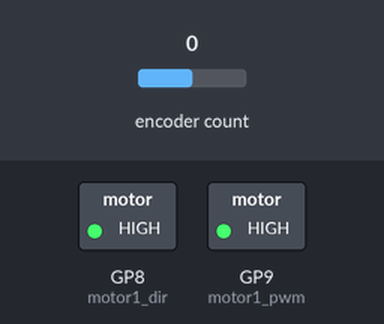
The program below on a simulated Raspberry Pi Pico running MicroPython. Shown: switched loads named in the program (green lamp = pin HIGH). Dashed ring = blinking. The inputs (shaded band) are chosen by the test bench; at power-on: encoder count 0. What the program prints to the serial console is not drawn.

Above: at 0.5 s.
Timing chart, 0 to 3.0 s (numbered marks = the images above):
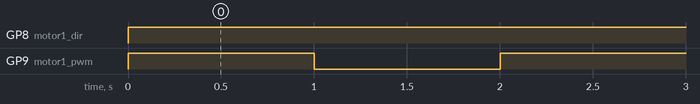

Measured:
- by itself, GP8 (motor1_dir): LOW → HIGH at 0.00 s
- by itself, GP9 (motor1_pwm): alternates HIGH for 1.0 s and LOW for 1.0 s

The program:

encoders_test.py
```python
from machine import Pin, PWM
from encoder import Encoder
import time

#################################
#right motors

motor1_dir = Pin(8,Pin.OUT)
motor1_pwm = PWM(9)

motor1_pwm.freq(20000)  # 20 kHz PWM
enc1 = Encoder(0, 1)
enc2 = Encoder(2, 3)

enc3 = Encoder(4, 5)
enc4 = Encoder(6, 7)

count = 0

while True:
    motor1_dir.value(1)
    motor1_pwm.duty_u16(65535)
    time.sleep (1)
    motor1_dir.value(1)
    motor1_pwm.duty_u16(0)
    time.sleep(1)
    # print("right distance: ",enc1.value())
    # #print("right distance: ",enc3.value())

    print("left distance: ",enc2.value())
```
